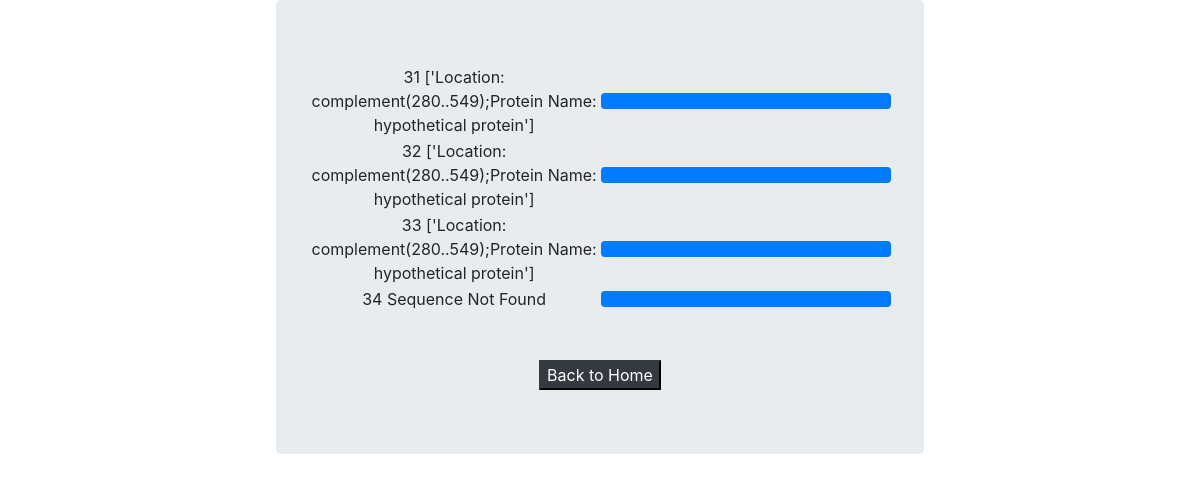
The page /inpform/monitor/ on the database its author committed.
### inpform/models.py (models this page shows, shortened)
class Searchstr(models.Model):
    search_text = models.CharField(max_length=1000)
    sub_date = models.DateTimeField('time submitted')
    match = models.CharField(max_length=1000)
    task_id = models.CharField(max_length=50)

### inpform/views.py (the view)
# urls.py: path('monitor/', views.monitor, name='monitor'),
@require_GET
def monitor(request):
    info = track_jobs()
    return render(request, 'inpform/monitor.html', context={'info': info})

### inpform/views.py (called while the page is built)
def track_jobs():
    entries = Searchstr.objects.all()
    information = []
    for item in entries:
        progress = 100  # max value for bootstrap progress bar, when the job is finished
        result = AsyncResult(item.task_id)
        match = item.match
        if isinstance(result.info, dict):
            progress = result.info['progress']
        information.append([match, result.state, progress, item.id])
    return information

### inpform/templates/inpform/monitor.html (shortened to what this page needs)
<!DOCTYPE html>
<html lang="en">
    <head>
        <link rel="stylesheet"
        href="https://maxcdn.bootstrapcdn.com/bootstrap/4.0.0/css/bootstrap.min.css">
    </head>
    <body>
        <div class="container d-flex justify-content-center">
            <div class="jumbotron text-center col-md-7">
                <table>
                    <tbody>
                    {% for match, state, progress, id in info %}
                        <tr>
                            <td>{{ id }}{{ ' ' }}{{ match }}</td>
                            <td style="width:50%;">
                                <div class="progress" >
                                    <div class="progress-bar" role="progressbar" style="width: {{ progress }}%"
                                         aria-valuenow="{{ progress }}" aria-valuemin="0" aria-valuemax="50">{{ state }}
                                    </div>
                                </div>
                            </td>
                        </tr>
                    {% endfor %}
                    </tbody>
                </table>
            <br><br>
            <a href="{% url 'inpform:run' %}"><button class="btn-dark">Back to Home</button></a>
            </div>
        </div>
    </body>
</html>

### rows shown on the page
Searchstr: info "['Location: complement(280..549);Protein Name: hypothetical protein']"
Searchstr: info "['Location: complement(280..549);Protein Name: hypothetical protein']"
Searchstr: info "['Location: complement(280..549);Protein Name: hypothetical protein']"
Searchstr: info "Sequence Not Found"

### other values the page prints
{{ id }} "31" "32" "33" "34"
